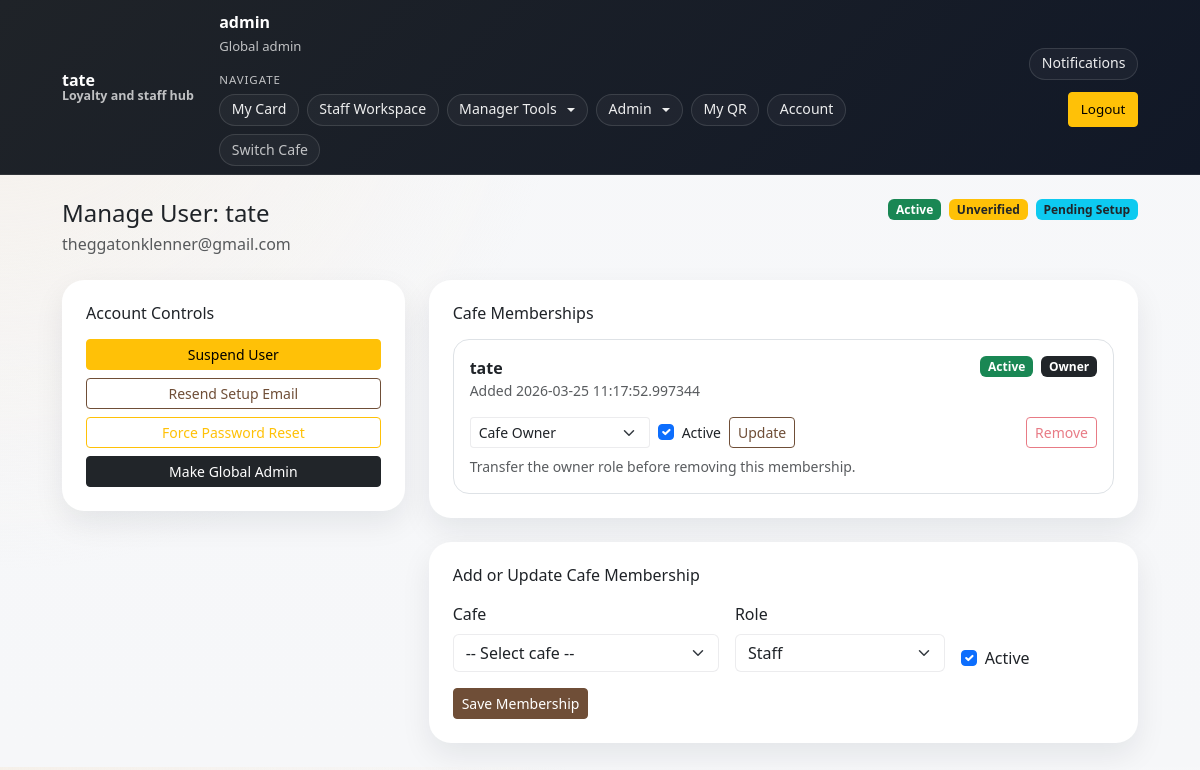
The page /admin/users/2 (signed in) on the database its author committed.
### models.py (models this page shows)
class Cafe(db.Model):
    __tablename__ = "cafes"
    id = db.Column(db.Integer, primary_key=True)
    name = db.Column(db.String(120), nullable=False)
    slug = db.Column(db.String(80), unique=True, nullable=False, index=True)
    is_active = db.Column(db.Boolean, nullable=False, default=True)
    is_archived = db.Column(db.Boolean, nullable=False, default=False)
    created_at = db.Column(db.DateTime, nullable=False, default=datetime.utcnow)
    logo_url = db.Column(db.String(500), nullable=True)
    accent_color = db.Column(db.String(20), nullable=False, default="#6f4e37")
    secondary_color = db.Column(db.String(20), nullable=False, default="#f5ede3")
    theme_mode = db.Column(db.String(20), nullable=False, default="light")   # light | dark | coffee | modern
    card_style = db.Column(db.String(20), nullable=False, default="rounded") # rounded | minimal | bold
    public_location = db.Column(db.String(255), nullable=True)
    public_opening_hours = db.Column(db.String(255), nullable=True)
    public_join_instructions = db.Column(db.String(500), nullable=True)
    settings = db.relationship(
        "CafeSettings",
        back_populates="cafe",
        uselist=False,
        cascade="all, delete-orphan",
    )
    members = db.relationship(
        "CafeMember",
        back_populates="cafe",
        cascade="all, delete-orphan",
    )
    loyalty_cards = db.relationship(
        "LoyaltyCard",
        back_populates="cafe",
        cascade="all, delete-orphan",
    )
    activity_logs = db.relationship(
        "ActivityLog",
        back_populates="cafe",
        cascade="all, delete-orphan",
    )
    invites = db.relationship(
        "StaffInvite",
        back_populates="cafe",
        cascade="all, delete-orphan",
    )
    reward_tiers = db.relationship(
        "RewardTier",
        back_populates="cafe",
        cascade="all, delete-orphan",
        order_by="RewardTier.points_required.asc()",
    )

class User(db.Model):
    __tablename__ = "users"
    id = db.Column(db.Integer, primary_key=True)
    username = db.Column(db.String(40), unique=True, nullable=False, index=True)
    email = db.Column(db.String(255), unique=True, nullable=False, index=True)
    password_hash = db.Column(db.String(255), nullable=False)
    pending_email = db.Column(db.String(255), nullable=True)
    email_verified_at = db.Column(db.DateTime, nullable=True)
    requires_password_setup = db.Column(db.Boolean, nullable=False, default=False)
    requires_email_verification = db.Column(db.Boolean, nullable=False, default=False)
    is_active = db.Column(db.Boolean, nullable=False, default=True)
    is_global_admin = db.Column(db.Boolean, nullable=False, default=False)
    qr_token = db.Column(
        db.String(64),
        unique=True,
        nullable=False,
        default=lambda: secrets.token_urlsafe(32),
    )
    created_at = db.Column(db.DateTime, nullable=False, default=datetime.utcnow)
    memberships = db.relationship(
        "CafeMember",
        back_populates="user",
        cascade="all, delete-orphan",
    )
    loyalty_cards = db.relationship(
        "LoyaltyCard",
        back_populates="user",
        cascade="all, delete-orphan",
    )
    notifications = db.relationship(
        "Notification",
        back_populates="user",
        cascade="all, delete-orphan",
    )
    password_reset_tokens = db.relationship(
        "PasswordResetToken",
        back_populates="user",
        cascade="all, delete-orphan",
    )
    activity_as_actor = db.relationship(
        "ActivityLog",
        foreign_keys="ActivityLog.actor_user_id",
        back_populates="actor_user",
        cascade="all, delete-orphan",
    )
    activity_as_target = db.relationship(
        "ActivityLog",
        foreign_keys="ActivityLog.target_user_id",
        back_populates="target_user",
        cascade="all, delete-orphan",
    )

class CafeMember(db.Model):
    __tablename__ = "cafe_members"
    id = db.Column(db.Integer, primary_key=True)
    user_id = db.Column(db.Integer, db.ForeignKey("users.id"), nullable=False, index=True)
    cafe_id = db.Column(db.Integer, db.ForeignKey("cafes.id"), nullable=False, index=True)
    role = db.Column(db.String(20), nullable=False)  # owner | manager | staff
    is_active = db.Column(db.Boolean, nullable=False, default=True)
    created_at = db.Column(db.DateTime, nullable=False, default=datetime.utcnow)
    __table_args__ = (
        db.UniqueConstraint("user_id", "cafe_id", name="uq_user_cafe_membership"),
    )
    user = db.relationship("User", back_populates="memberships")
    cafe = db.relationship("Cafe", back_populates="members")

### app.py (the view)
    @app.get("/admin/users/<int:user_id>")
    @require_login
    @require_global_admin
    def admin_user_manage(user_id: int):
        u = db.session.get(User, user_id)
        if not u:
            abort(404)
        cafes = (
            Cafe.query
            .filter(Cafe.is_active == True, Cafe.is_archived == False)  # noqa: E712
            .order_by(Cafe.name.asc())
            .all()
        )
        memberships = CafeMember.query.filter_by(user_id=u.id).order_by(CafeMember.created_at.desc()).all()
        cafe_map = {c.id: c for c in Cafe.query.order_by(Cafe.name.asc()).all()}
        return render_template(
            "admin_user_manage.html",
            target=u,
            cafes=cafes,
            memberships=memberships,
            cafe_map=cafe_map
        )

### templates/admin_user_manage.html (shortened to what this page needs)
{% extends "base.html" %}
{% block content %}
<div class="d-flex justify-content-between align-items-start flex-wrap gap-3 mb-4">
  <div>
    <h1 class="h4 mb-1">Manage User: {{ target.username }}</h1>
    <p class="text-muted mb-0">{{ target.email }}</p>
  </div>
  <div class="d-flex flex-wrap gap-2">
    {% if target.is_active %}
      <span class="badge bg-success">Active</span>
    {% else %}
      <span class="badge bg-danger">Suspended</span>
    {% endif %}
    {% if not target.requires_email_verification %}
      <span class="badge bg-success">Verified</span>
    {% else %}
      <span class="badge bg-warning text-dark">Unverified</span>
    {% endif %}
    {% if target.requires_password_setup %}
      <span class="badge bg-info text-dark">Pending Setup</span>
    {% endif %}
  </div>
</div>
<div class="row g-4">
  <div class="col-lg-4">
    <div class="card shadow-sm border-0">
      <div class="card-body p-4">
        <h2 class="h6 mb-3">Account Controls</h2>
        <form method="post" action="{{ url_for('admin_user_update', user_id=target.id) }}" class="mb-2">
          <button class="btn btn-warning btn-sm w-100" type="submit">
            {% if target.is_active %}Suspend User{% else %}Reactivate User{% endif %}
          </button>
        </form>
        <form method="post" action="{{ url_for('admin_user_update', user_id=target.id) }}" class="mb-2">
          <button class="btn btn-outline-primary btn-sm w-100" type="submit">Resend Setup Email</button>
        </form>
        <form method="post" action="{{ url_for('admin_user_update', user_id=target.id) }}" class="mb-2">
          <button class="btn btn-outline-warning btn-sm w-100" type="submit">Force Password Reset</button>
        </form>
        <form method="post" action="{{ url_for('admin_user_update', user_id=target.id) }}">
          <button class="btn btn-dark btn-sm w-100" type="submit">
            {% if target.is_global_admin %}Remove Global Admin{% else %}Make Global Admin{% endif %}
          </button>
        </form>
      </div>
    </div>
  </div>
  <div class="col-lg-8">
    <div class="card shadow-sm border-0 mb-4">
      <div class="card-body p-4">
        <h2 class="h6 mb-3">Cafe Memberships</h2>
        {% if memberships %}
          <div class="d-flex flex-column gap-3">
            {% for m in memberships %}
              <div class="rounded-4 border p-3">
                <div class="d-flex justify-content-between align-items-start flex-wrap gap-2 mb-3">
                  <div>
                    <div class="fw-semibold">{{ cafe_map[m.cafe_id].name if cafe_map.get(m.cafe_id) else 'Unknown Cafe' }}</div>
                    <div class="text-muted small">Added {{ m.created_at }}</div>
                  </div>
                  <div class="d-flex flex-wrap gap-2">
                    <span class="badge {% if m.is_active %}bg-success{% else %}bg-secondary{% endif %}">{{ 'Active' if m.is_active else 'Inactive' }}</span>
                    <span class="badge {% if m.role == 'owner' %}bg-dark{% elif m.role == 'manager' %}bg-primary{% else %}text-bg-light border{% endif %}">
                      {{ m.role|title }}
                    </span>
                  </div>
                </div>
                <div class="d-flex flex-column flex-xl-row gap-2">
                  <form method="post" action="{{ url_for('admin_user_membership', user_id=target.id) }}" class="d-flex flex-wrap gap-2 flex-grow-1">
                    <select name="role" class="form-select form-select-sm" style="max-width: 180px;">
                      <option value="owner" {% if m.role=='owner' %}selected{% endif %}>Cafe Owner</option>
                    </select>
                    <div class="form-check align-self-center">
                      <input class="form-check-input" type="checkbox" name="is_active" id="active_{{ m.id }}" {% if m.is_active %}checked{% endif %}>
                      <label class="form-check-label small" for="active_{{ m.id }}">Active</label>
                    </div>
                    <button class="btn btn-outline-primary btn-sm" type="submit">Update</button>
                  </form>
                  <form method="post" action="{{ url_for('admin_user_membership', user_id=target.id) }}">
                    <button class="btn btn-outline-danger btn-sm" type="submit" {% if m.role == 'owner' %}disabled{% endif %}>Remove</button>
                  </form>
                </div>
                {% if m.role == 'owner' %}
                  <div class="text-muted small mt-2">Transfer the owner role before removing this membership.</div>
                {% endif %}
              </div>
            {% endfor %}
          </div>
        {% else %}
          <p class="text-muted mb-0">No cafe memberships.</p>
        {% endif %}
      </div>
    </div>
    <div class="card shadow-sm border-0">
      <div class="card-body p-4">
        <h2 class="h6 mb-3">Add or Update Cafe Membership</h2>
        <form method="post" action="{{ url_for('admin_user_membership', user_id=target.id) }}">
          <div class="row g-3">
            <div class="col-md-5">
              <label class="form-label">Cafe</label>
              <select name="cafe_id" class="form-select" required>
                <option value="">-- Select cafe --</option>
              </select>
            </div>
            <div class="col-md-4">
              <label class="form-label">Role</label>
              <select name="role" class="form-select">
                <option value="staff">Staff</option>
              </select>
            </div>
            <div class="col-md-3 d-flex align-items-end">
              <div class="form-check">
                <input class="form-check-input" type="checkbox" name="is_active" checked>
                <label class="form-check-label">Active</label>
              </div>
            </div>
          </div>
          <button class="btn btn-primary btn-sm mt-3" type="submit">Save Membership</button>
        </form>
      </div>
    </div>
  </div>
</div>
{% endblock %}

### templates/base.html (shortened to what this page needs)
<!doctype html>
<html lang="en">
<head>
<link href="https://cdn.jsdelivr.net/npm/bootstrap@5.3.3/dist/css/bootstrap.min.css" rel="stylesheet">
</head>
<body class="theme-{{ active_cafe.theme_mode if active_cafe else 'light' }} card-{{ active_cafe.card_style if active_cafe else 'rounded' }}">
<nav class="navbar navbar-expand-lg navbar-dark sticky-top">
<div class="container main-container">
<a class="navbar-brand fw-semibold" href="{{ url_for('index') }}">
<span class="brand-copy">
<span class="brand-title">{{ active_cafe.name if active_cafe else (global_settings.site_name if global_settings else 'Coffee Loyalty') }}</span>
<span class="brand-subtitle">
{% if active_cafe %}
Loyalty and staff hub
{% else %}
Cafe rewards and team tools
{% endif %}
</span>
</span>
</a>
<div class="collapse navbar-collapse" id="navMenu">
<div class="nav-layout ms-lg-4">
{% if me %}
<div class="nav-cluster">
<div class="nav-status" aria-label="Current account">
<strong>{{ me.username }}</strong>
<span>
{% if me_is_admin %}
Global admin
{% elif me_membership %}
{{ 'Cafe Owner' if me_membership.role == 'owner' else me_membership.role|capitalize }} at {{ active_cafe.name if active_cafe else 'selected cafe' }}
{% elif active_cafe %}
Customer at {{ active_cafe.name }}
{% else %}
Signed in
{% endif %}
</span>
</div>
<div class="nav-stack" aria-label="Workspace navigation">
<div class="nav-group-label">Navigate</div>
<div class="nav-menu-group">
{% if active_cafe %}
<a class="nav-chip {% if request.endpoint in ['card', 'card_history', 'open_card', 'cafe_card', 'cafe_history'] %}active{% endif %}"
href="{{ url_for('cafe_card', cafe_slug=active_cafe.slug) }}"
aria-current="{% if request.endpoint in ['card', 'card_history'] %}page{% endif %}">
My Card
</a>
{% endif %}
{% if active_cafe and (me_is_admin or (me_membership and me_membership.role in ['staff','manager','owner'])) %}
<a class="nav-chip {% if request.endpoint in ['staff_home', 'cafe_staff'] %}active{% endif %}"
href="{{ url_for('cafe_staff', cafe_slug=active_cafe.slug) }}"
aria-current="{% if request.endpoint in ['staff_home', 'cafe_staff'] %}page{% endif %}">
Staff Workspace
</a>
{% endif %}
{% if active_cafe and (me_is_admin or (me_membership and me_membership.role in ['manager', 'owner'])) %}
<div class="dropdown">
<button class="nav-chip nav-dropdown-toggle dropdown-toggle "
type="button"
data-bs-toggle="dropdown"
aria-expanded="false">
Manager Tools
</button>
</div>
{% endif %}
{% if me_is_admin %}
<div class="dropdown">
<button class="nav-chip nav-dropdown-toggle dropdown-toggle {% if request.endpoint in ['admin_create_cafe', 'admin_users', 'admin_global_settings', 'admin_cafes'] %}active{% endif %}"
type="button"
data-bs-toggle="dropdown"
aria-expanded="false">
Admin
</button>
</div>
{% endif %}
{% if active_cafe %}
<a class="nav-chip {% if request.endpoint == 'my_qr' %}active{% endif %}"
href="{{ url_for('my_qr') }}"
aria-current="{% if request.endpoint == 'my_qr' %}page{% endif %}">
My QR
</a>
{% endif %}
<a class="nav-chip {% if request.endpoint == 'account' %}active{% endif %}"
href="{{ url_for('account') }}"
aria-current="{% if request.endpoint == 'account' %}page{% endif %}">
Account
</a>
<a class="nav-chip nav-chip-muted {% if request.endpoint == 'select_cafe' %}active{% endif %}"
href="{{ url_for('select_cafe') }}"
aria-current="{% if request.endpoint == 'select_cafe' %}page{% endif %}">
Switch Cafe
</a>
</div>
</div>
</div>
<div class="nav-cluster justify-content-lg-end">
<div class="dropdown">
<button class="nav-chip nav-dropdown-toggle {% if unread_notifications %}active{% endif %}"
type="button"
data-bs-toggle="dropdown"
aria-expanded="false"
aria-label="Notifications">
Notifications
</button>
</div>
<form method="post"
action="{{ url_for('logout') }}"
class="m-0">
<button class="btn btn-warning btn-sm">Logout</button>
</form>
</div>
{% endif %}
</div>
</div>
</div>
</nav>
<main class="container main-container py-4" id="main-content" tabindex="-1">
{% block content %}{% endblock %}
</main>
</body>
</html>

### rows shown on the page
Cafe: name "tate"
User: username "admin"
User: username "tate", email "theggatonklenner@gmail.com"
CafeMember: created_at "2026-03-25 11:17:52.997344", is_active "Active", role "Owner", role "Cafe Owner", is_active "☑", shows "Transfer the owner role before removing this membership."
